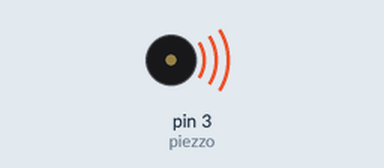
Recording of a sketch running on a simulated Arduino Uno, built with avr-gcc and run on an emulated ATmega328P. Shown: buzzer (waves = sounding).

Above: at 0.5 s.
Timing chart, 0 to 4.6 s (numbered marks = the images above):
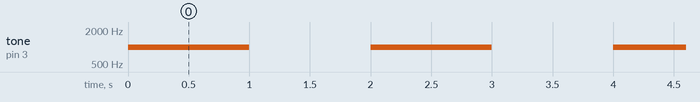

The sketch:

z32_buzzer1.ino
```cpp
int piezzo = 3;

void setup()
{
  pinMode(piezzo, OUTPUT);
  digitalWrite(piezzo, LOW);
}

void loop()
{
  tone(piezzo, 1000);
  delay(1000);
  noTone(piezzo);
  delay(1000);
}
```

Measured:
- by itself, tone on pin 3 (piezzo): alternates 1000 Hz for 1.0 s and silent for 1.0 s
